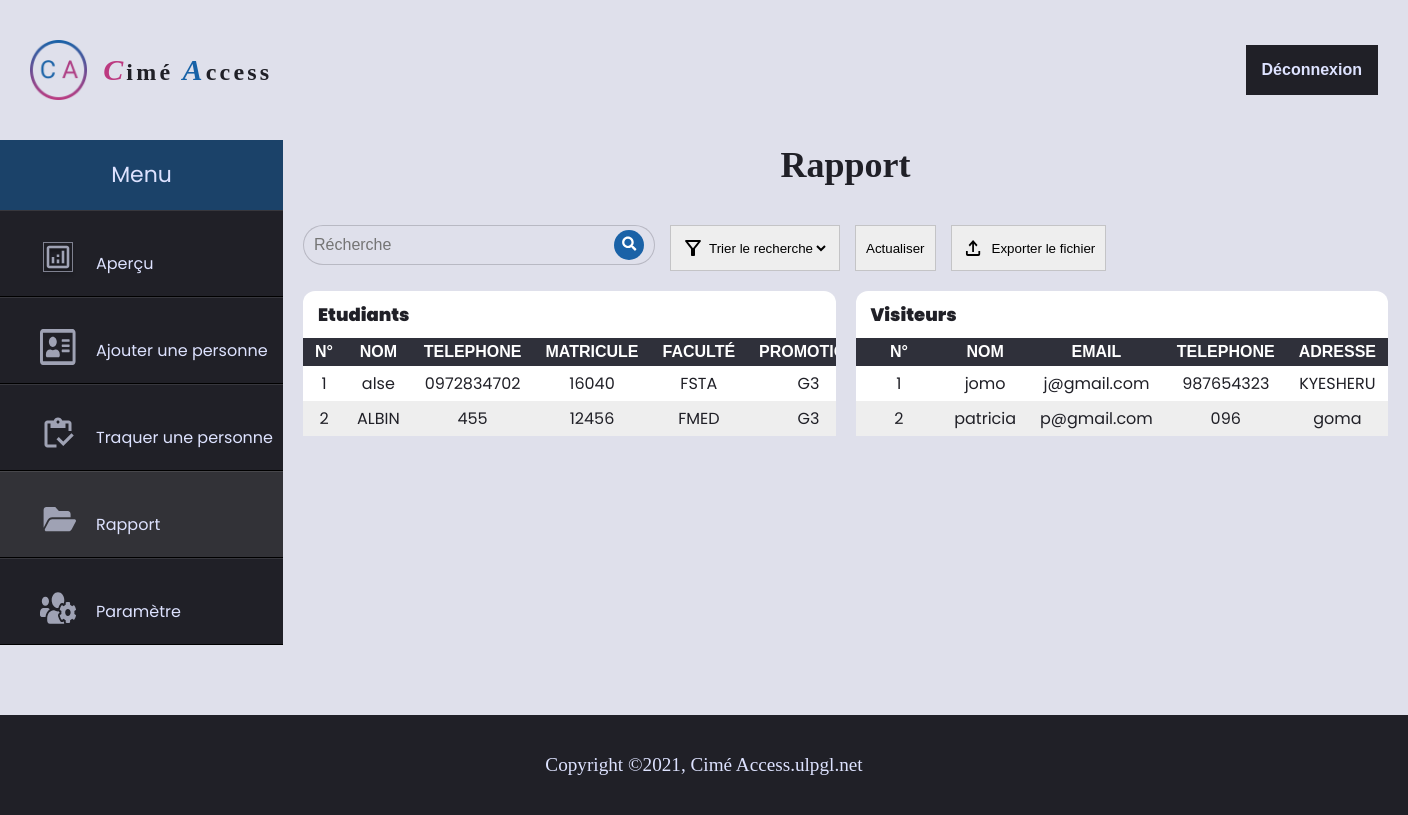
The app's page /report.php with its own data.
### tables this page shows
CREATE TABLE `register_student` (
  `studentId` int(11) NOT NULL,
  `studentName` varchar(128) NOT NULL,
  `studentEmail` varchar(128) NOT NULL,
  `telephone` varchar(128) NOT NULL,
  `matricule` varchar(128) NOT NULL,
  `faculty` varchar(128) NOT NULL,
  `promotion` varchar(128) NOT NULL
);

CREATE TABLE `register_guest` (
  `guestId` int(11) NOT NULL,
  `guestName` varchar(128) NOT NULL,
  `guestEmail` varchar(128) NOT NULL,
  `telephone` varchar(128) NOT NULL,
  `Adresse` varchar(128) NOT NULL
);

### report.php (the view, shortened to what this page needs)
<!DOCTYPE html>
<?php
    include_once 'backend/db.php';
    $token = null;
    $query= null;
?>
<html lang="en">
<head>
    <link rel="stylesheet" href="css/styles.css">
    <link rel="stylesheet" href="css/report.css">
</head>
<body class="main-contents">
    <header class="main-header">
        <a href="/" class="logo">
            <img src="img/logo.png">
            <div class="logo-text"><i class="a">C</i>imé <i class="b">A</i>ccess</div>
        </a>
        <nav class="main-nav">
            <button class="deconect menu"><a href="index.php">Déconnexion</a></button>
        </nav>
    </header>
    <main class="main">
        <div class="menu">
            <header class="menu_title">Menu</header>
            <ul>
                <li><i><img src="img/icon/analytics.svg" alt="icon"></i><a href="admin.php">Aperçu</a></li>
                <li><i><img src="img/icon/register.svg" alt="icon"></i><a href="studentRegister.php">Ajouter une personne</a></li>
                <li><i><img src="img/icon/traque.svg" alt="icon"></i><a href="traque.php">Traquer une personne</a></li>
                <li class="active"><i><img src="img/icon/folder.svg" alt="icon"></i><a href="#">Rapport</a></li>
                <li><i><img src="img/icon/settings.svg" alt="icon"></i><a href="parameter.php">Paramètre</a></li>
            </ul>
        </div>
        <section class="center_box">
            <h1 class="title">Rapport</h1>
            <div class="contentContainer">
                <div class="content_header" >
                <form method = 'GET' class="content_header">
                    <div class="search_bar">
                        <input type="text" class="search_txt" name="search" placeholder="Récherche">
                        <button type="submit" class="search_box"><i><img src="img/icon/search.svg" class="search" alt="icon"></i></button>
                    </div>
                    <div class="headerBotton">
                        <div class="btn1">
                            <img src="img/icon/filter.svg" alt="icon">
                            <select name='table'>
                                <option value="#">Trier le recherche</option>
                            </select>
                    </div>
                </form>
                        <button name="actualise" class="btn1" type="report.php">Actualiser</button>
                        <div class="btn1">
                            <img src="img/icon/export.svg" class="icon" alt="icon">
                            <button name="export" type="#" >Exporter le fichier</button>
                        </div>
                    </div>
                </div>
                <div class="main_content">
                    <div class="table">
                        <h3>Etudiants</h3>
                        <table class="table_data">
                            <tr>
                            <th>N°</th>
                        <th>Nom</th>
                        <th>telephone</th>
                        <th>Matricule</th>
                        <th>Faculté</th>
                        <th>Promotion</th>
                            </tr>
                            <?php
                                    if($token != 1){
                                        $query2 = "SELECT * FROM `register_student` ORDER BY studentId ";
                                        $query_run2= mysqli_query( $conn,$query2);
                                    }elseif($token == 1) {
                                        $query_run2= mysqli_query( $conn, $query);
                                    }
                                if(mysqli_num_rows($query_run2)>0){
                                    $id=0;
                                    foreach($query_run2 as $items1){
                                        $id++;
                            ?>
                                        <tr>
                                    <td> <?php echo  $id ;?> </td>
                                    <td> <?php echo $items1 ['studentName']  ;?> </td>
                                    <td> <?php echo $items1 ['telephone'] ; ?> </td>
                                    <td> <?php echo $items1 ['matricule'] ;?> </td>
                                    <td> <?php echo $items1 ['faculty']  ;?> </td>
                                    <td> <?php echo $items1 ['promotion']  ;?> </td>
                                </tr>
                                <?php
                                    }
                                }
                                ?>
                        </table>
                    </div>
                    <div class="table">
                        <h3>Visiteurs</h3>
                        <table class="table_data">
                            <tr>
                                <th>N°</th>
                                <th>Nom</th>
                                <th>email</th>
                                <th>telephone</th>
                                <th>adresse</th>
                            </tr>
                            <?php
                                        if($token != 2){
                                            $query1 = "SELECT * FROM `register_guest` ORDER BY guestId ";
                                            $query_run1= mysqli_query( $conn, $query1);
                                        }elseif($token == 2) {
                                            $query_run1= mysqli_query( $conn, $query);
                                        }
                                    if(mysqli_num_rows($query_run1)>0){
                                        $id=0;
                                        foreach($query_run1 as $items1){
                                            $id++;
                                    ?>
                                            <tr>
                                        <td> <?php echo  $id;?> </td>
                                        <td> <?php echo $items1 ['guestName']  ;?> </td>
                                        <td> <?php echo $items1 ['guestEmail']  ;?> </td>
                                        <td> <?php echo $items1 ['telephone']  ;?> </td>
                                        <td> <?php echo $items1 ['Adresse'] ; ?> </td>
                                    </tr>
                                    <?php
                                        }
                                    }
                                    ?>
                        </table>
                    </div>
                </div>
        </section>
    </main>
    <footer class="footer">
        <p> Copyright &#xa9;2021, Cimé Access.ulpgl.net</p>
    </footer>
</body>
</html>

### css/styles.css (style rules this page uses)
*, *::before, *::after { box-sizing: border-box; text-decoration: none; outline: none; border:none; transition: all .2s linear; }
html { overflow-x: hidden; }
body { padding: 0; margin: 0; background-color: #dfe0ebb0; font-family: Poppins, sans-serif; font-size: 1.2rem; color: #202027; min-height: 100vh; }
button a { text-decoration: none; color: #DDE2FF; }
.logo { display: flex; align-items: center; font-size: 1.25em; color: inherit; text-decoration: none; }
.logo img { height: 60px; height: 60px; }
.logo-text { font-family: poppin; margin-left: 1rem; letter-spacing: 0.2rem; font-weight: 900; }
.logo-text .a { font-size: 30px; color: #1762A7; color: #BC3A80; text-transform: uppercase; }
.logo-text .b { font-size: 30px; color: #1762A7; text-transform: uppercase; }
.main-nav button { display: flex; margin: 0; padding: 0; list-style: none; color: inherit; padding: 1rem; background-color: #202027; color: #DDE2FF; border: none; outline: none; cursor: pointer; font-weight: bold; font-size: 16px; }
.main-nav button a { text-decoration: none; }
.main-header { display: flex; justify-content: space-between; align-items: center; height: 140px; }
.title { font-weight: 500; font-family: poppin; font-size: 4rem; margin-top: 0; margin-bottom: 2rem; }

### records on screen
register_student: studentName "alse", telephone "0972834702", matricule "16040", faculty "FSTA", promotion "G3"
register_student: studentName "ALBIN", telephone "455", matricule "12456", faculty "FMED", promotion "G3"
register_guest: guestName "jomo", guestEmail "j@gmail.com", telephone "987654323", Adresse "KYESHERU"
register_guest: guestName "patricia", guestEmail "p@gmail.com", telephone "096", Adresse "goma"
